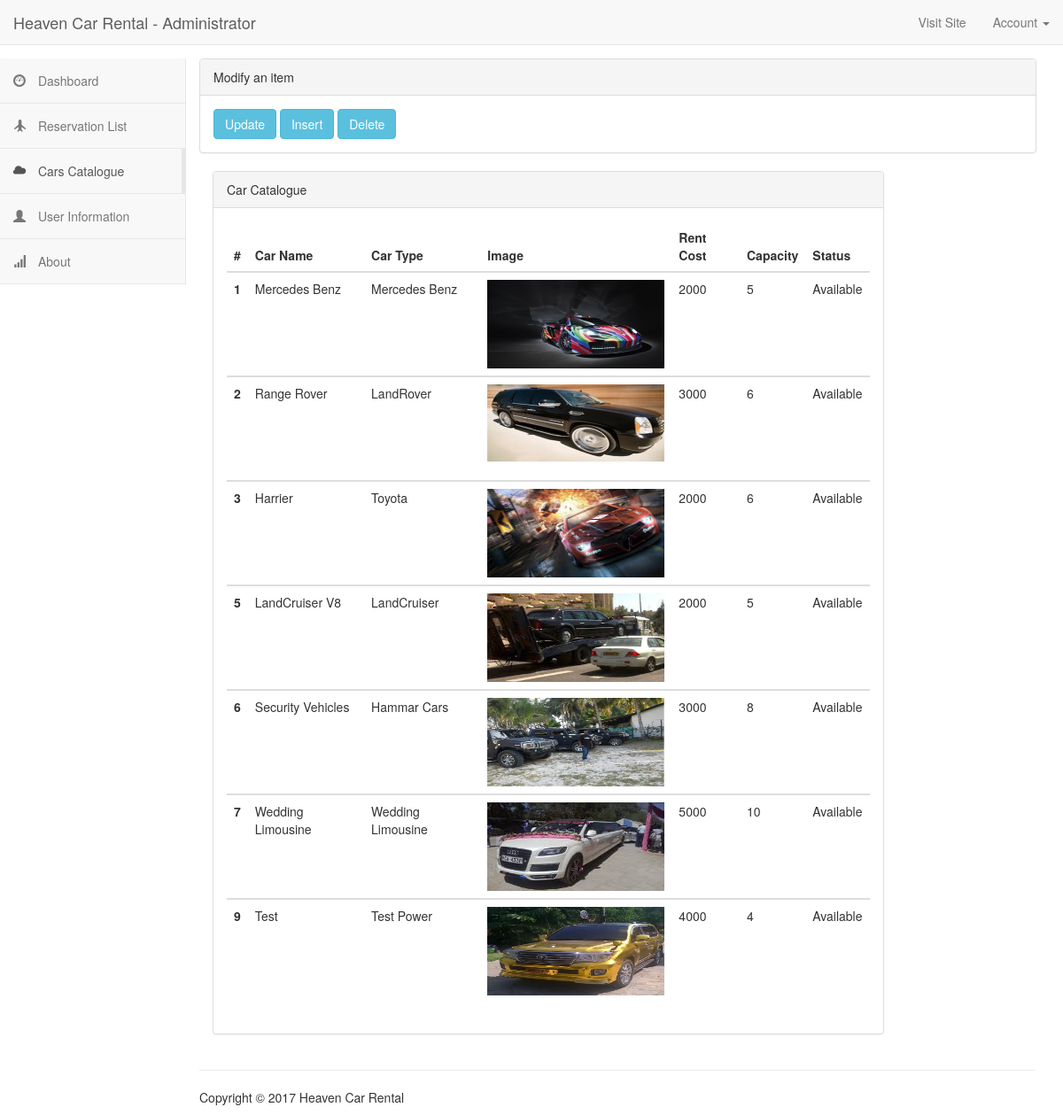
/SuperUser/catalogue.php (signed in), run on the app's committed database.
### tables this page shows
CREATE TABLE `cars` (
  `car_id` int(11) NOT NULL,
  `car_name` varchar(255) NOT NULL,
  `car_type` varchar(255) NOT NULL,
  `image` text NOT NULL,
  `rent_cost` int(11) NOT NULL,
  `capacity` int(11) NOT NULL,
  `status` varchar(255) NOT NULL
);

### SuperUser/catalogue.php (the view, shortened to what this page needs)
 <?php
include_once '../inc/config.php';
$result = mysqli_query($connect, "SELECT * FROM cars");
 ?>
 <!DOCTYPE html>
<html lang="en">
<head>
<?php include_once 'inc/header.php' ?>
					<li><a href="index.php"><span class="glyphicon glyphicon-dashboard"></span> Dashboard</a></li>
					<li><a href="reservation.php"><span class="glyphicon glyphicon-plane"></span> Reservation List</a></li>
					<li class="active"><a href="catalogue.php"><span class="glyphicon glyphicon-cloud"></span> Cars Catalogue</a></li>
					<li><a href="users.php"><span class="glyphicon glyphicon-user"></span> User Information</a></li>
					<li><a href="about.php"><span class="glyphicon glyphicon-signal"></span> About</a></li>
				</ul>
			</div>
		</nav>
	</div>
</div>  		</div>
<div class="col-md-10 content">
  	<div class="panel panel-default">
		<div class="panel-heading">
		Modify an item
		</div>
		<div class="panel-body">
  <button type="button" class="btn btn-info" data-toggle="collapse" data-target="#update">Update</button>
  <button type="button" class="btn btn-info" data-toggle="collapse" data-target="#insert">Insert</button>
  <button type="button" class="btn btn-info" data-toggle="collapse" data-target="#delete">Delete</button>
</div>
</div>
  		<div class="col-md-10 content">
  			  <div class="panel panel-default">
	<div class="panel-heading">
		Car Catalogue
	</div>
	<div class="panel-body">
		<table class="table table-hover">
  <thead>
    <tr>
      <th>#</th>
      <th>Car Name</th>
      <th>Car Type</th>
      <th>Image</th>
	  <th>Rent Cost</th>
	  <th>Capacity</th>
	  <th>Status</th>
    </tr>
  </thead>
    <?php
  while($cars = mysqli_fetch_array($result))
  {
  ?>
  <tbody>
    <tr>
      <th scope="row"><?php echo $cars['car_id'];?></th>
      <td><?php echo $cars['car_name'];?></td>
      <td><?php echo $cars['car_type'];?></td>
      <td><img src="../images/cars/<?php echo $cars['image']; ?>" style="height: 100px; width: 200px;" alt="cars"></td>
	  <td><?php echo $cars['rent_cost'];?></td>
	  <td><?php echo $cars['capacity'];?></td>
	  <td><?php echo $cars['status'];?></td>
    </tr>
  </tbody>
  <?php } ?>
</table>
	</div>
</div>
  		</div>
<?php include_once 'inc/footer.php'; ?>

### SuperUser/css/style.css (style rules this page uses)
.side-menu .navbar-nav .active a { background-color: transparent; margin-right: -1px; border-right: 5px solid #e7e7e7; }
.side-menu .navbar-nav li { display: block; width: 100%; border-bottom: 1px solid #e7e7e7; }
.side-menu .navbar-nav li a { padding: 15px; }
.side-menu .navbar-nav li a .glyphicon { padding-right: 10px; }

### data on the page
cars: car_id "1", car_name "Mercedes Benz", car_type "Mercedes Benz", image (picture), rent_cost "2000", capacity "5", status "Available"
cars: car_id "2", car_name "Range Rover", car_type "LandRover", image (picture), rent_cost "3000", capacity "6", status "Available"
cars: car_id "3", car_name "Harrier", car_type "Toyota", image (picture), rent_cost "2000", capacity "6", status "Available"
cars: car_id "5", car_name "LandCruiser V8", car_type "LandCruiser", image (picture), rent_cost "2000", capacity "5", status "Available"
cars: car_id "6", car_name "Security Vehicles", car_type "Hammar Cars", image (picture), rent_cost "3000", capacity "8", status "Available"
cars: car_id "7", car_name "Wedding Limousine", car_type "Wedding Limousine", image (picture), rent_cost "5000", capacity "10", status "Available"
cars: car_id "9", car_name "Test", car_type "Test Power", image (picture), rent_cost "4000", capacity "4", status "Available"
